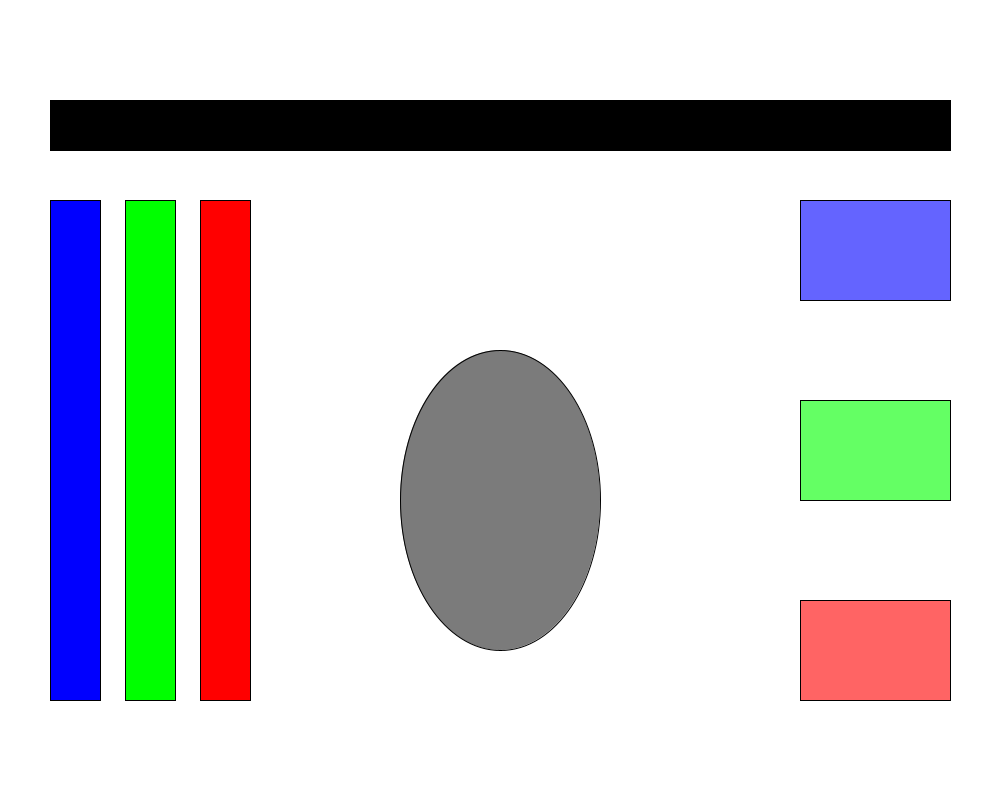
Frame 1 (no input)
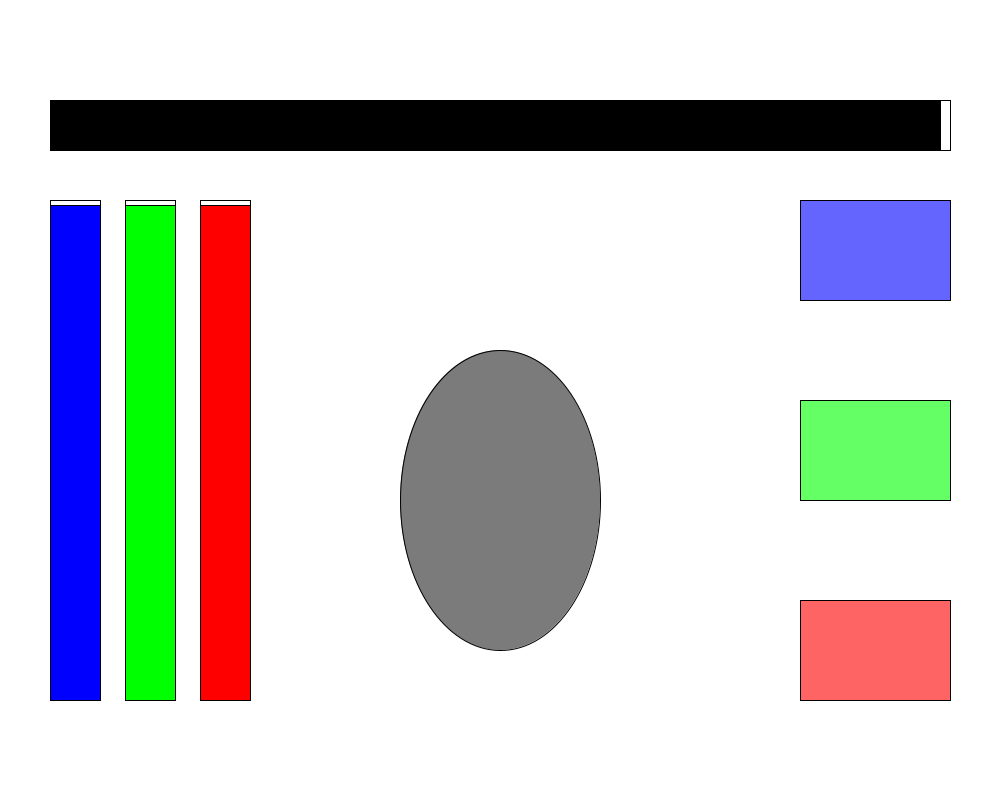
Frame 60 (the mouse pressed at the canvas centre just before this capture)
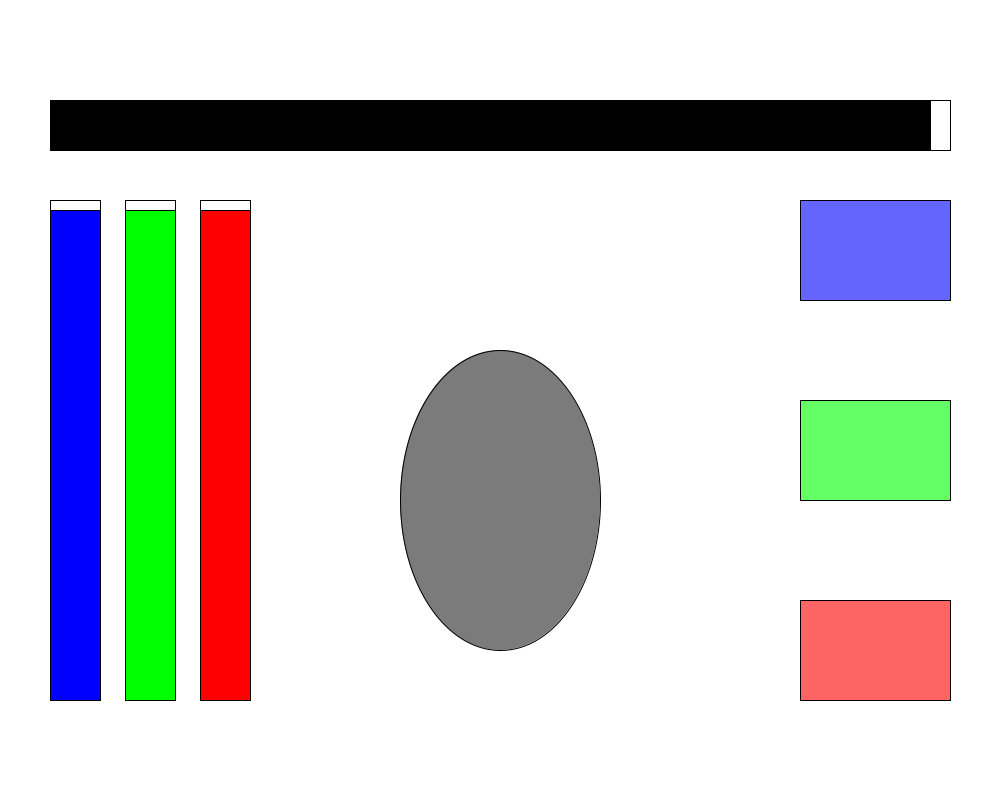
Frame 120 (the mouse held since frame 60 and released just before this capture)

The Processing sketch that drew these frames (run headless with seeded random() and noise(); from frame 60 on, the mouse is pressed at the canvas centre):

// Processing sketch: processing_76791
// ── processing_76791.pde

//Allignment Score
float law;
float neutral;
float chaos;
float good;
float evil;
 
// Action Buttons
boolean lawbutton = false;
boolean neutralbutton = false;
boolean chaosbutton = false;
boolean gameovertest = false;
boolean levelTwo = false;
boolean levelThree = false;
 
//Action values
int did = 10;
int dont = 3;
 
//Law button
int lx = 800;
int ly = 200;
int lw = 950;
int lh = 300;
 
//Neutral button
int nx = 800;
int ny = 400;
int nw = 950;
int nh = 500;
 
//Chaos button
int cx = 800;
int cy = 600;
int cw = 950;
int ch = 700;
 
//LawGOOD Button
int xLG = 800;
int yLG = 350;
int wLG = 850;
int hLG = 325;
 
//LawBAD Button
int xLB = 900;
int yLB = 350;
int wLB = 950;
int hLB = 325;
 
//NeutralGOOD Button
int xNG = 800;
int yNG = 550;
int wNG = 850;
int hNG = 525;
 
//NeutralBAD Button
int xNB = 900;
int yNB = 550;
int wNB = 950;
int hNB = 525;
 
//ChaosGOOD Button
int xCG = 800;
int yCG = 750;
int wCG = 850;
int hCG = 725;
 
//ChaosBAD Button
int xCB = 900;
int yCB = 750;
int wCB = 950;
int hCB = 725;
 
//LAW needs bar
int needsL = constrain (200,200,700);
 
//NEUTRAL needs bar
int needsN = constrain (200,200,700);
 
//CHAOS needs bar
int needsC = constrain (200,200,700);
 
//Needs subtraction speed over time
int needSub = 5;
 
//timer
int time;
int needsTime;
int wait = 100;
int needsWait = 1000;
int tX = 950;
 
void setup() {
  size (1000,800);
  rectMode (CORNERS);
  time = second();//store the current time
  needsTime = second ();
 
//End of setup
}
  
void draw(){
  if (gameovertest == true){
   gameOver();
  } else if (gameovertest == false){
    levelOne();
  }
  if (levelTwo == true) {
    levelTwo();
  }
}
 
void levelOne (){
  background (255);
  stroke(0);
  strokeWeight(1);
   
  //LAW button
  fill(100,100,255);
  rect(lx,ly,950,300);
  //NEUTRAL button
  fill(100,255,100);
  rect(nx,ny,950,500);
  //CHAOS button
  fill(255,100,100);
  rect(cx,cy,950,700);
   
  //LAWneeds bar
  fill (255);
  rect (50, 700, 100, 200);
   
  //LAWneeds fill
  fill (0,0,255);
  rect(50, 700, 100, needsL);
   
  //NEUTRALneeds bar
  fill (255);
  rect (125, 700, 175, 200);
   
  //NEUTRALneeds fill
  fill (0,255,0);
  rect (125, 700, 175, needsN);
   
  //CHAOSneeds bar
  fill (255);
  rect (200, 700, 250, 200);
   
  //CHAOSneeds fill
  fill (255,0,0);
  rect (200, 700, 250, needsC);
   
  //Timer bar
  fill (255);
  rect (50, 100, 950, 150);
   
  //Timer fill
  fill (0);
  rect (50, 100, tX, 150);
   
// The button is pressed if (mouseX,mouseY) is inside the rectangle and mousePressed is true.
//LAW NEED BUTTON
  if (mouseX > lx && mouseX < lx+lw && mouseY > ly && mouseY < ly+lh && mouseY < ny  && mousePressed) {
    lawbutton = true;
    stroke (0);
    strokeWeight(1);
    fill(255);
    rect (xLG, yLG, wLG, hLG);
    fill(0);
    rect (xLB, yLB, wLB, hLB);
  } else {
    lawbutton = false;
  }
 
//NEUTRAL NEED BUTTON
  if (mouseX > nx && mouseX < nx+nw && mouseY > ny && mouseY < ny+nh && mouseY < cy && mousePressed) {
    neutralbutton = true;
    stroke (0);
    strokeWeight(1);
    fill(255);
    rect (xNG, yNG, wNG, hNG);
    fill(0);
    rect (xNB, yNB, wNB, hNB);
  } else {
    neutralbutton = false;
  }
 
//CHAOS NEED BUTTON
  if (mouseX > cx && mouseX < cx+cw && mouseY > cy && mouseY < cy+ch && mousePressed) {
    chaosbutton = true;
    stroke (0);
    strokeWeight(1);
    fill(255);
    rect (xCG, yCG, wCG, hCG);
    fill(0);
    rect (xCB, yCB, wCB, hCB);
  } else {
    chaosbutton = false;
  }
 
//Reset needs for test
 if (keyPressed) {
   if (key == 'r' || key == 'R') {
     needsL=700;
     needsN=700;
     needsC=700;
   }
  }
   
//Level timer
  if(tX > 50 && second() - time >= wait){
   tX = tX - 10;
    time = second();//also update the stored time
  } else if (tX <= 50) {
    tX = 50;
  }
   
//Needs timer
  if(millis() - needsTime >= needsWait && needsL < 700 && needsN < 700 && needsC < 700 ){
   needsL = needsL + needSub;
   needsN = needsN + needSub;
   needsC = needsC + needSub;
   tX = tX - 10;
    needsTime = millis();//also update the stored time
  }
   
//End level
  if ( tX <= 50) {
  levelTwo = true;
  needsL = 700;
  needsN = 700;
  needsC = 700;
  tX = 50;
  }

//NEEDS FAILURE
if (tX > 50 && needsL >= 700 || needsN >= 700 || needsC >=700) {
  gameovertest = true;
  }
  
//CREATURE
 fill (123, 123, 123);
 ellipse(500, 500, 200, 300);
  
}
 
//*********** LEVEL TWO *******************

void levelTwo (){
   background (255);
  stroke(0);
  strokeWeight(1);
   
  //LAW button
  fill(100,100,255);
  rect(lx,ly,950,300);
  //NEUTRAL button
  fill(100,255,100);
  rect(nx,ny,950,500);
  //CHAOS button
  fill(255,100,100);
  rect(cx,cy,950,700);
   
  //LAWneeds bar
  fill (255);
  rect (50, 700, 100, 200);
   
  //LAWneeds fill
  fill (0,0,255);
  rect(50, 700, 100, needsL);
   
  //NEUTRALneeds bar
  fill (255);
  rect (125, 700, 175, 200);
   
  //NEUTRALneeds fill
  fill (0,255,0);
  rect (125, 700, 175, needsN);
   
  //CHAOSneeds bar
  fill (255);
  rect (200, 700, 250, 200);
   
  //CHAOSneeds fill
  fill (255,0,0);
  rect (200, 700, 250, needsC);
   
  //Timer bar
  fill (255);
  rect (50, 100, 950, 150);
   
  //Timer fill
  fill (0);
  rect (50, 100, tX, 150);
   
// The button is pressed if (mouseX,mouseY) is inside the rectangle and mousePressed is true.
//LAW NEED BUTTON
  if (mouseX > lx && mouseX < lx+lw && mouseY > ly && mouseY < ly+lh && mouseY < ny  && mousePressed) {
    lawbutton = true;
    stroke (0);
    strokeWeight(1);
    fill(255);
    rect (xLG, yLG, wLG, hLG);
    fill(0);
    rect (xLB, yLB, wLB, hLB);
  } else {
    lawbutton = false;
  }
 
//NEUTRAL NEED BUTTON
  if (mouseX > nx && mouseX < nx+nw && mouseY > ny && mouseY < ny+nh && mouseY < cy && mousePressed) {
    neutralbutton = true;
    stroke (0);
    strokeWeight(1);
    fill(255);
    rect (xNG, yNG, wNG, hNG);
    fill(0);
    rect (xNB, yNB, wNB, hNB);
  } else {
    neutralbutton = false;
  }
 
//CHAOS NEED BUTTON
  if (mouseX > cx && mouseX < cx+cw && mouseY > cy && mouseY < cy+ch && mousePressed) {
    chaosbutton = true;
    stroke (0);
    strokeWeight(1);
    fill(255);
    rect (xCG, yCG, wCG, hCG);
    fill(0);
    rect (xCB, yCB, wCB, hCB);
  } else {
    chaosbutton = false;
  }
 
//Reset needs for test
 if (keyPressed) {
   if (key == 'r' || key == 'R') {
     needsL=700;
     needsN=700;
     needsC=700;
   }
  }
   
//Level timer
  if(tX > 50 && second() - time >= wait){
   tX = tX - 10;
    time = second();//also update the stored time
  } else if (tX <= 50) {
    tX = 50;
  }
   
//Needs timer
  if(millis() - needsTime >= needsWait && needsL < 700 && needsN < 700 && needsC < 700 ){
   needsL = needsL + needSub;
   needsN = needsN + needSub;
   needsC = needsC + needSub;
   tX = tX - 10;
    needsTime = millis();//also update the stored time
  }
   
//End level
  if ( tX <= 50) {
  levelTwo = true;
  needsL = 700;
  needsN = 700;
  needsC = 700;
  tX = 50;
  }

//NEEDS FAILURE
if (tX > 50 && needsL >= 700 || needsN >= 700 || needsC >=700) {
  gameovertest = true;
  }
}
   
//End of draw
 
 
//Action scores 
void mouseReleased() {
     //LAW GOOD ACTION
 if (needsL>200 && mouseX > xLG && mouseX < wLB-10 && mouseY < yLG && mouseY > hLG) {
    needsL = needsL - did;
    needsN = needsN + dont;
    needsC = needsC + dont;
    law = law + 1;
    good = good +1;
  }
   
    //LAW BAD ACTION
if (lawbutton == true && mouseX > xLB && mouseX < wLB && mouseY < yLB && mouseY > hLB) {
    needsL = needsL - did;
    needsN = needsN + dont;
    needsC = needsC + dont;
    law = law + 1;
    evil = evil + 1;
    }
     
        //NEUTRAL GOOD ACTION
 if (neutralbutton == true && mouseX > xNG && mouseX < wNG && mouseY < yNG && mouseY > hNG) {
    needsN = needsN - did;
    needsL = needsL + dont;
    needsC = needsC + dont;
    neutral = neutral + 1;
    good = good + 1;
    }
     
        //NEUTRAL BAD ACTION
if (neutralbutton == true && mouseX > xNB && mouseX < wNB && mouseY < yNB && mouseY > hNB) {
    needsN = needsN - did;
    needsL = needsL + dont;
    needsC = needsC + dont;
    neutral = neutral + 1;
    evil = evil + 1;
    }
     
        //CHAOS GOOD ACTION
 if (chaosbutton == true && mouseX > xCG && mouseX < wCG && mouseY < yCG && mouseY > hCG) {
    needsC = needsC - did;
    needsN = needsN + dont;
    needsL = needsL + dont;
    chaos = chaos +1;
    good = good +1;
    }
     
        //CHAOS BAD ACTION
if (chaosbutton == true && mouseX > xCB && mouseX < wCB && mouseY < yCB && mouseY > hCB) {
    needsC = needsC - did;
    needsN = needsN + dont;
    needsL = needsL + dont;
    chaos = chaos +1;
    evil = evil +1;
    }
  
}


//Creature determinate 

void creature () {
  ellipseMode (CENTER);
  rectMode (CENTER);
  fill (156, 156, 156);
  if (law > chaos + 5){
    ellipse (500, 500, 100, 100);
  }else if (chaos > law+5){
    rect (500, 500, 100, 100);
  }else if (law/chaos < law/chaos+5){
    triangle (450, 400, 500, 350, 550, 400);
  }
} 
   
//Game Over Screen
void gameOver () {
  background (0);
  fill (0);
  rectMode (CENTER);
  rect (0,600, 600, 0);
  println("GAME OVER");
  if (law > chaos+5){
    println("LAW");
  }else if (chaos > law+5){
    println ("CHAOS");
  }else if (law/chaos < law/chaos+5){
    println ("NEUTRAL");
  }  
  if (good > evil + 5){
    println ("good");
  }else if (evil > good + 5){
    println ("evil");
  }else if (good == evil || good < evil + 5 || evil < good + 5){
    println ("neutral");
  }
}
